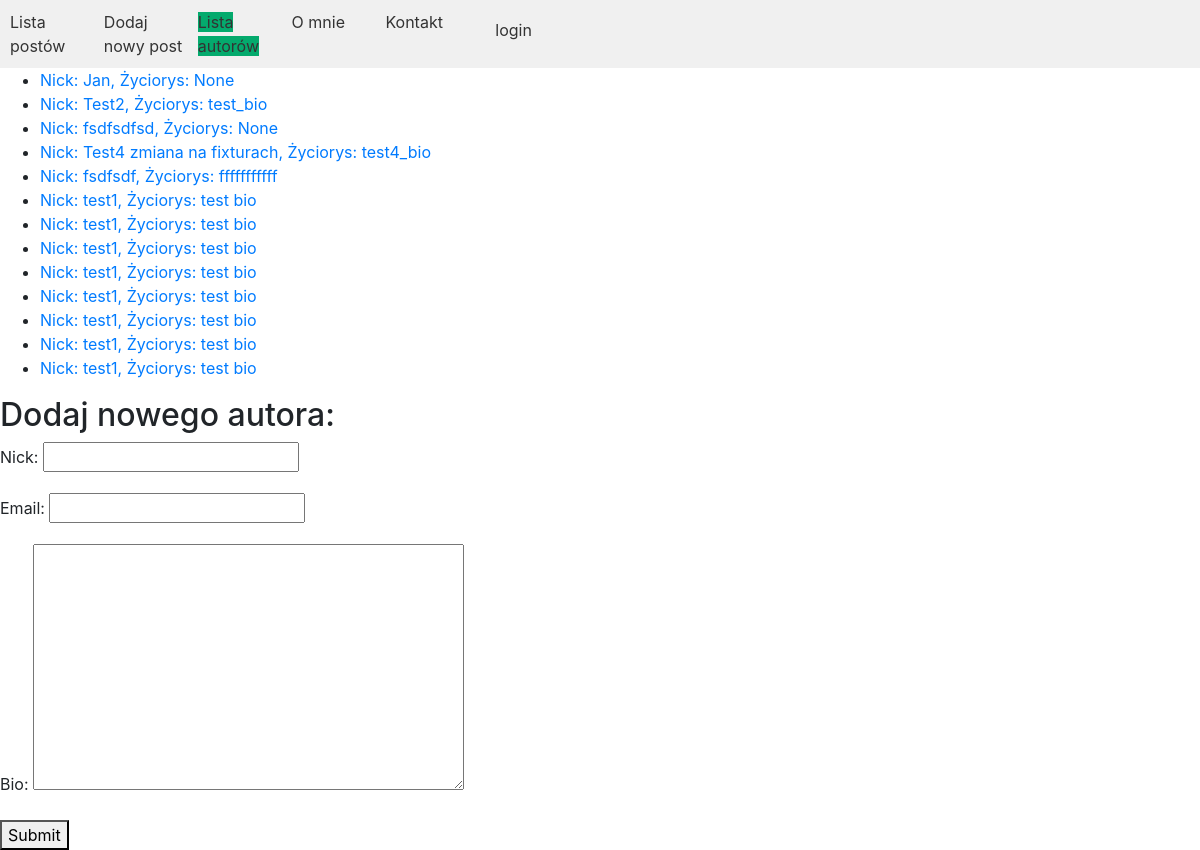
/authors_list/, run on an earlier commit of the app's database.
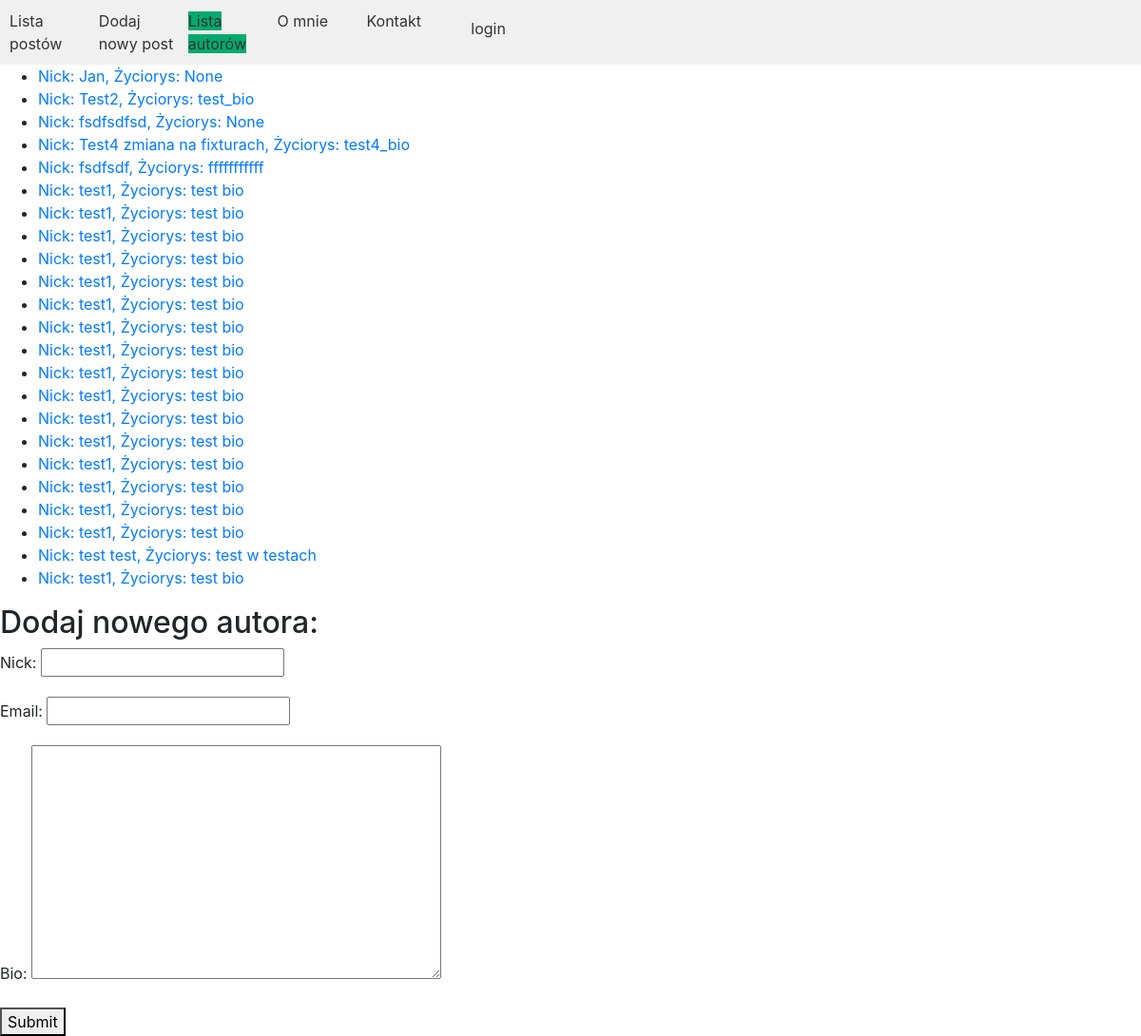
And on a later commit of the database.
### posts/models.py (models this page shows)
class Author(models.Model):
    nick = models.CharField(max_length=50)
    email = models.EmailField()
    bio = models.TextField(null=True)
    def __str__(self):
        return f"Nick: {self.nick}, Życiorys: {self.bio}"

### posts/views.py (the view, shortened to what this page needs)
# urls.py: path('authors_list/', authors_list, name='lista_autorow'),
def authors_list(request):
    authors = Author.objects.all()
    form = AuthorForm
    return render(
        request=request,
        template_name="posts/author_list.html",
        context={'authors': authors, 'title': 'Lista postów', 'active_tab': 'authors_list', 'form': form}
    )

### posts/templates/posts/author_list.html (shortened to what this page needs)
{% extends 'main.html' %}
{% block content %}
    <ul>
        {% for a in authors %}
            <li><a href="{% url "posts:autor" a.id %}">{{ a }}</a></li>
        {% endfor %}
    </ul>
    <h2>Dodaj nowego autora:</h2>
<form method="post">
    {{ form.as_p }}
    <button type="submit">Submit</button>
</form>
{% endblock %}

### templates/main.html (shortened to what this page needs)
{% load bootstrap4 %}
<!DOCTYPE html>
<html lang="en">
<head>
    {% load static %}
    {% bootstrap_css %}
    <link rel="stylesheet" type="text/css" href="{% static 'css/style.css' %}">
</head>
<body>
<header class="logo">
    <nav>
        <ul>
            <li><a {% if active_tab == 'post_list' %} class='active' {% endif %} href="{% url 'posts:lista_postow' %}">Lista
                postów</a></li>
            <li><a {% if active_tab == 'post_add' %} class='active' {% endif %} href="{% url 'posts:post_add' %}">Dodaj
                nowy
                post</a>
            </li>
            <li><a {% if active_tab == 'authors_list' %} class='active' {% endif %}
                                                         href="{% url 'posts:lista_autorow' %}">Lista
                autorów</a></li>
            <li><a {% if active_tab == 'me' %} class='active' {% endif %}
                                               href="{% url 'infos:me' %}">O mnie</a></li>
            <li><a {% if active_tab == 'contact' %} class='active' {% endif %}
                                                    href="{% url 'infos:contact' %}">Kontakt</a></li>
            <li>{% if user.is_authenticated %}
                <p class="nav-link">
                    {{ user.username }} | <a href="{% url 'logout' %}">logout</a>
                </p>
            {% else %}
                <a class="nav-link" href="{% url 'login' %}">login</a>
            {% endif %}</li>
        </ul>
    </nav>
</header>
{% block content %}{% endblock %}
</body>
</html>

### posts/static/css/style.css (style rules this page uses)
header { background-color: #f0f0f0; padding: 10px; display: flex; justify-content: space-between; align-items: center; }
nav ul { list-style: none; padding: 0; margin: 0; display: flex; }
nav ul li { margin-right: 10px; flex: 1; }
.active { background-color: #04AA6D; }
nav ul li:last-child { margin-right: 0; }
nav ul li a { text-decoration: none; color: #333; }

What changed in the data, as far as the page shows it:
added Author: nick+bio "Nick: test1, Życiorys: test bio"
added Author: nick+bio "Nick: test1, Życiorys: test bio"
added Author: nick+bio "Nick: test1, Życiorys: test bio"
added Author: nick+bio "Nick: test1, Życiorys: test bio"
added Author: nick+bio "Nick: test1, Życiorys: test bio"
added Author: nick+bio "Nick: test1, Życiorys: test bio"
added Author: nick+bio "Nick: test1, Życiorys: test bio"
added Author: nick+bio "Nick: test1, Życiorys: test bio"
added Author: nick+bio "Nick: test test, Życiorys: test w testach"
added Author: nick+bio "Nick: test1, Życiorys: test bio"
